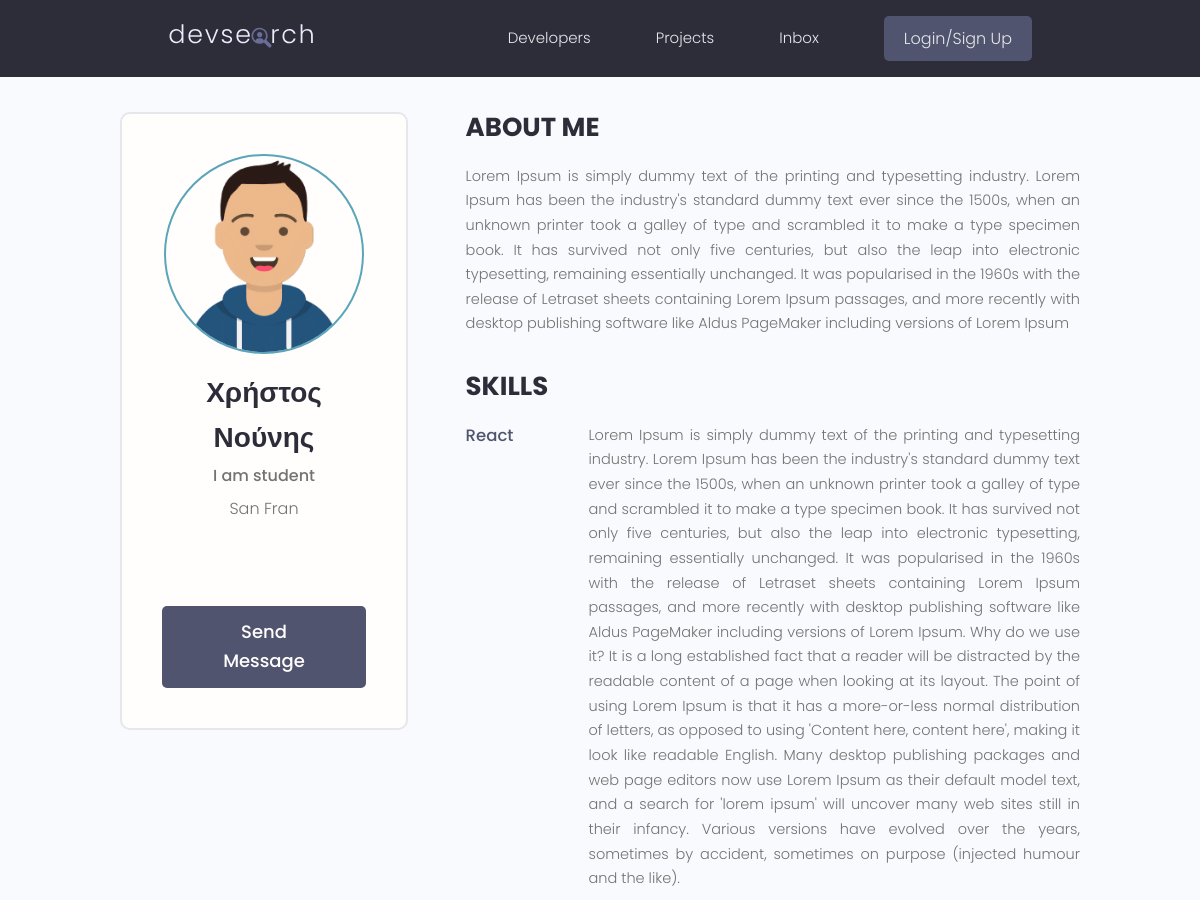
Before: /profile/fd5c4dd9-1ed5-487e-a2d3-98367c1fbbe2/ (upper part) with the older database file.
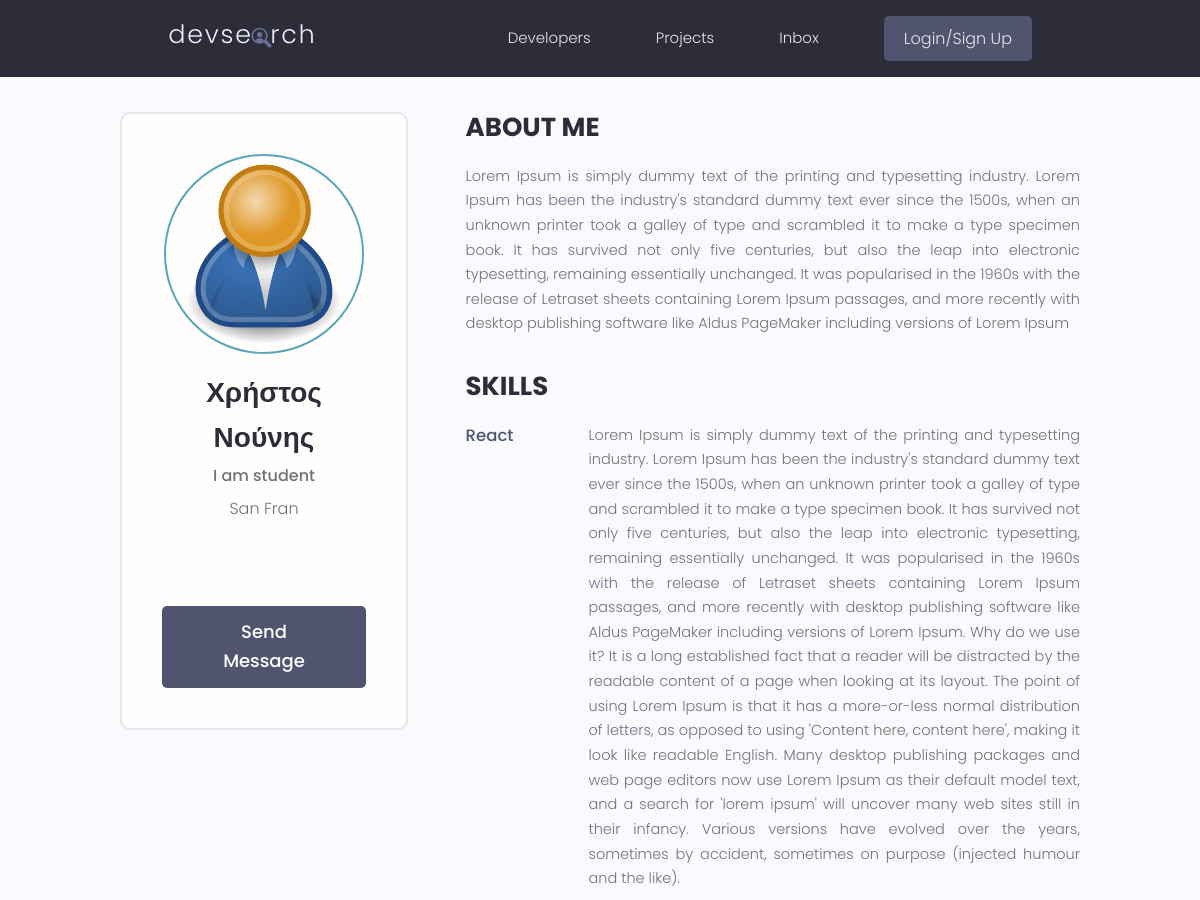
After: the same page with the newer database file.
### users/models.py (models this page shows, shortened)
class Profile(models.Model):
    user = models.OneToOneField(User, on_delete=models.CASCADE, null=True, blank=True)
    name = models.CharField(max_length=200, blank=True, null=True)
    email = models.EmailField(max_length=500, blank=True, null=True)
    username = models.CharField(max_length=200, blank=True, null=True)
    location = models.CharField(max_length=200, blank=True, null=True)
    short_intro = models.CharField(max_length=200, blank=True, null=True)
    bio = models.TextField(blank=True, null=True)
    profile_image = models.ImageField(null=True, blank=True, upload_to='profiles/', default='profiles/user-default.png')
    social_github = models.CharField(max_length=200, blank=True, null=True)
    social_twiter = models.CharField(max_length=200, blank=True, null=True)
    social_linkedin = models.CharField(max_length=200, blank=True, null=True)
    social_youtube = models.CharField(max_length=200, blank=True, null=True)
    social_website = models.CharField(max_length=200, blank=True, null=True)
    created = models.DateTimeField(auto_now_add=True)
    id = models.UUIDField(default=uuid.uuid4, unique=True,
                          primary_key=True, editable=False)

### users/views.py (the view)
# urls.py: path('profile/<str:pk>/', views.userProfile, name='user-profile'),
def userProfile(request, pk):
    profile = Profile.objects.get(id=pk)
    topSkills = profile.skill_set.exclude(description__exact="")
    otherSkills = profile.skill_set.filter(description="")
    context = {
        'profile':profile,
        'topSkills':topSkills,
        'otherSkills':otherSkills
    }
    return render(request, 'users/user-profile.html',context)

### projects/models.py (called while the page is built)
    def __str__(self):
        return self.name

### users/templates/users/user-profile.html (shortened to what this page needs)
{% extends 'main.html' %} {% block content %}
<main class="profile my-md">
  <div class="container">
    <div class="layout">
      <div class="column column--1of3">
        <div class="card text-center">
          <div class="card__body dev">
            <img
              class="avatar avatar--xl"
              src="{{ profile.profile_image.url }}"
            />
            <h2 class="dev__name">{{profile.name}}</h2>
            <p class="dev__title">{{profile.short_intro}}</p>
            <p class="dev__location">{{profile.location}}</p>
            <ul class="dev__social">
            </ul>
            <a href="#" class="btn btn--sub btn--lg">Send Message </a>
          </div>
        </div>
      </div>
      <div class="column column--2of3">
        <div class="devInfo">
          <h3 class="devInfo__title">About Me</h3>
          <p class="devInfo__about">{{profile.bio}}</p>
        </div>
        <div class="devInfo">
          <h3 class="devInfo__title">Skills</h3>
          <div class="devInfo__skills">
            {% for skill in topSkills %}
            <div class="devSkill">
              <h4 class="devSkill__title">{{skill.name}}</h4>
              <p class="devSkill__info">{{skill.description}}</p>
            </div>
            {% endfor %}
          </div>
        </div>
      </div>
    </div>
  </div>
</main>
{% endblock content %}

Changed rows visible on the page:
changed Profile "Χρήστος Νούνης": profile_image: picture removed, a placeholder shows
